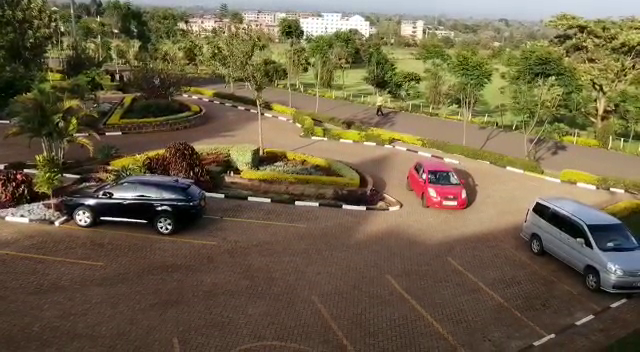
#> input picture frame 49 of videos/kimathi2.mp4, 640 x 352 px, given in place of cars.mp4, which was not available
$ python test_caarscade.py
#> lines starting #> are read from the running program, lines starting #| are printed output that depends on the picture; after the words box and inside, x2 and y2 are one past the last pixel; in counts of white or black regions, pixels touching at a corner belong together; pictures that were not available may be replaced by others from this repository, and a replacement may not be noted
import cv2
import numpy as np

cars_cascade = cv2.CascadeClassifier('haarcascade_car.xml')

def detect_cars(frame):
    cars = cars_cascade.detectMultiScale(frame, 1.15, 4)
    for (x, y, w, h) in cars:
        cv2.rectangle(frame, (x, y), (x+w,y+h), color=(0, 255, 0), thickness=2)
    return frame

def Simulator():
    CarVideo = cv2.VideoCapture('videos/cars.mp4')
    while CarVideo.isOpened():
        ret, frame = CarVideo.read()
#> frame is the input picture: shape (352, 640, 3); mean B, G, R 70.6, 96.7, 110
        controlkey = cv2.waitKey(1)
#> (key q is pressed here)
        if ret:
            cars_frame = detect_cars(frame)
#> in detect_cars, `cars = cars_cascade.detectMultiScale(frame, 1.15, 4)`: cars = [[596, 223, 40, 40], [189, 154, 41, 41]]
#> the loop in detect_cars, `for (x, y, w, h) in cars:` made 2 passes
#> after the loop in detect_cars, `for (x, y, w, h) in cars:`:
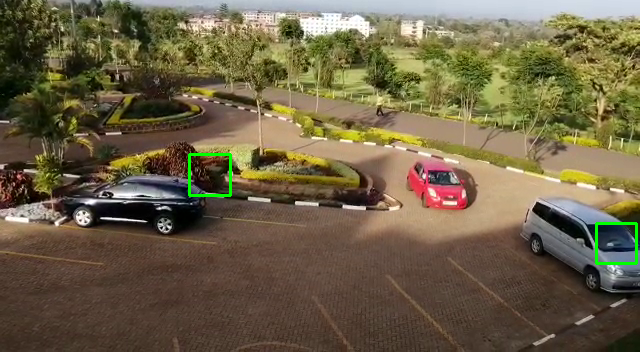
#> frame: shape (352, 640, 3); 0.43% of pixels changed, all inside (x1, y1, x2, y2) = (188, 153, 638, 265)
            cv2.imshow('frame', cars_frame)
        else:
            break
        if controlkey == ord('q'):
            break

    CarVideo.release()
    cv2.destroyAllWindows()

Simulator()

$ run again, starting later in the video
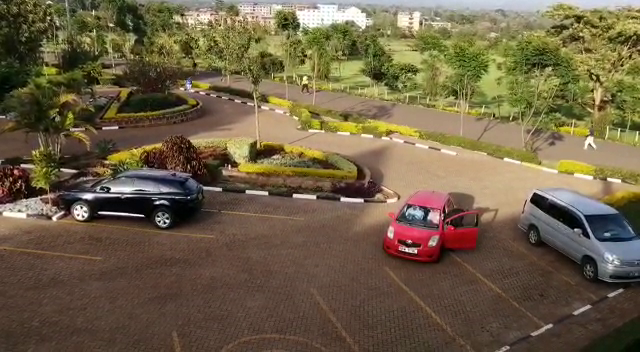
#> input picture frame 221 of videos/kimathi2.mp4, 640 x 352 px, given in place of cars.mp4, which was not available
#> in Simulator, frame is the input picture: shape (352, 640, 3); mean B, G, R 70.2, 96.6, 111.3
#> cars = [[550, 150, 35, 35]]
#> the loop in detect_cars, `for (x, y, w, h) in cars:` made 1 pass
#> after the loop in detect_cars, `for (x, y, w, h) in cars:`:
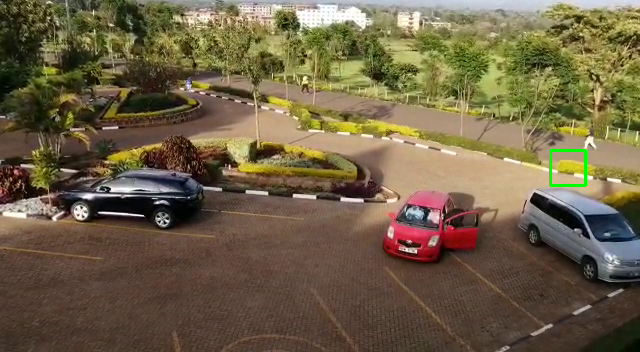
#> frame: shape (352, 640, 3); 0.18% of pixels changed, all inside (x1, y1, x2, y2) = (549, 149, 587, 187)

$ run again, starting later in the video
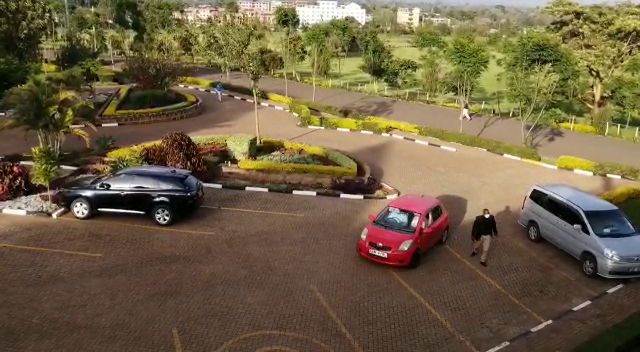
#> input picture frame 394 of videos/kimathi2.mp4, 640 x 352 px, given in place of cars.mp4, which was not available
#> in Simulator, frame is the input picture: shape (352, 640, 3); mean B, G, R 67.6, 95.4, 110.9
#> cars = [[549, 148, 32, 32]]
#> the loop in detect_cars, `for (x, y, w, h) in cars:` made 1 pass
#> after the loop in detect_cars, `for (x, y, w, h) in cars:`:
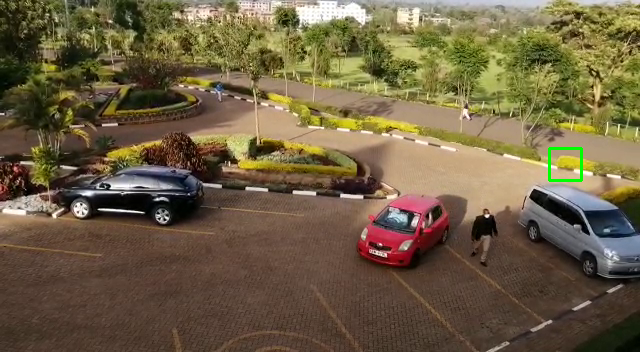
#> frame: shape (352, 640, 3); 0.17% of pixels changed, all inside (x1, y1, x2, y2) = (548, 147, 583, 182)
